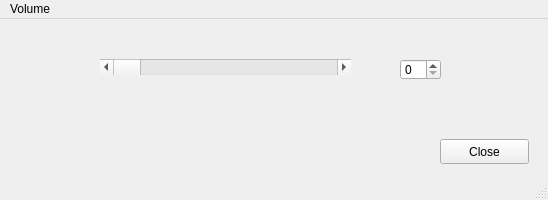
<?xml version="1.0" encoding="UTF-8"?>
<ui version="4.0">
 <class>MainWindow</class>
 <widget class="QMainWindow" name="MainWindow">
  <property name="geometry">
   <rect>
    <x>0</x>
    <y>0</y>
    <width>548</width>
    <height>200</height>
   </rect>
  </property>
  <property name="windowTitle">
   <string>MainWindow</string>
  </property>
  <widget class="QWidget" name="centralwidget">
   <widget class="QScrollBar" name="horizontalScrollBar">
    <property name="geometry">
     <rect>
      <x>100</x>
      <y>40</y>
      <width>251</width>
      <height>16</height>
     </rect>
    </property>
    <property name="orientation">
     <enum>Qt::Horizontal</enum>
    </property>
   </widget>
   <widget class="QSpinBox" name="spinBox">
    <property name="geometry">
     <rect>
      <x>400</x>
      <y>40</y>
      <width>41</width>
      <height>21</height>
     </rect>
    </property>
   </widget>
   <widget class="QPushButton" name="pushButton">
    <property name="geometry">
     <rect>
      <x>440</x>
      <y>120</y>
      <width>89</width>
      <height>25</height>
     </rect>
    </property>
    <property name="text">
     <string>Close</string>
    </property>
   </widget>
  </widget>
  <widget class="QMenuBar" name="menubar">
   <property name="geometry">
    <rect>
     <x>0</x>
     <y>0</y>
     <width>548</width>
     <height>22</height>
    </rect>
   </property>
   <widget class="QMenu" name="menuVolume">
    <property name="title">
     <string>Volume</string>
    </property>
   </widget>
   <addaction name="menuVolume"/>
  </widget>
  <widget class="QStatusBar" name="statusbar"/>
 </widget>
 <resources/>
 <connections/>
</ui>
